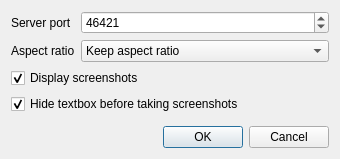
<?xml version="1.0" encoding="UTF-8"?>
<ui version="4.0">
 <class>OptionsWindow</class>
 <widget class="QDialog" name="OptionsWindow">
  <property name="geometry">
   <rect>
    <x>0</x>
    <y>0</y>
    <width>340</width>
    <height>150</height>
   </rect>
  </property>
  <property name="windowTitle">
   <string>Settings</string>
  </property>
  <property name="windowIcon">
   <iconset resource="../resources/resources.qrc">
    <normaloff>:/images/icon.ico</normaloff>:/images/icon.ico</iconset>
  </property>
  <layout class="QFormLayout" name="formLayout">
   <item row="0" column="0">
    <widget class="QLabel" name="labelPort">
     <property name="text">
      <string>Server port</string>
     </property>
    </widget>
   </item>
   <item row="0" column="1">
    <widget class="QSpinBox" name="spinPort">
     <property name="maximum">
      <number>99999</number>
     </property>
     <property name="value">
      <number>46421</number>
     </property>
    </widget>
   </item>
   <item row="1" column="0">
    <widget class="QLabel" name="labelAspectRatio">
     <property name="text">
      <string>Aspect ratio</string>
     </property>
    </widget>
   </item>
   <item row="1" column="1">
    <widget class="QComboBox" name="comboAspectRatio">
     <property name="currentIndex">
      <number>1</number>
     </property>
     <item>
      <property name="text">
       <string>Ignore aspect ratio</string>
      </property>
     </item>
     <item>
      <property name="text">
       <string>Keep aspect ratio</string>
      </property>
     </item>
     <item>
      <property name="text">
       <string>Keep aspect ratio by expanding</string>
      </property>
     </item>
    </widget>
   </item>
   <item row="2" column="0" colspan="2">
    <widget class="QCheckBox" name="checkScreenshots">
     <property name="text">
      <string>Display screenshots</string>
     </property>
     <property name="checked">
      <bool>true</bool>
     </property>
    </widget>
   </item>
   <item row="3" column="0" colspan="2">
    <widget class="QCheckBox" name="checkHideTextbox">
     <property name="text">
      <string>Hide textbox before taking screenshots</string>
     </property>
     <property name="checked">
      <bool>true</bool>
     </property>
    </widget>
   </item>
   <item row="4" column="0" colspan="2">
    <spacer name="verticalSpacer">
     <property name="orientation">
      <enum>Qt::Vertical</enum>
     </property>
     <property name="sizeType">
      <enum>QSizePolicy::Maximum</enum>
     </property>
     <property name="sizeHint" stdset="0">
      <size>
       <width>304</width>
       <height>10000</height>
      </size>
     </property>
    </spacer>
   </item>
   <item row="5" column="0" colspan="2">
    <widget class="QDialogButtonBox" name="buttonBox">
     <property name="orientation">
      <enum>Qt::Horizontal</enum>
     </property>
     <property name="standardButtons">
      <set>QDialogButtonBox::Cancel|QDialogButtonBox::Ok</set>
     </property>
    </widget>
   </item>
  </layout>
 </widget>
 <resources>
  <include location="../resources/resources.qrc"/>
 </resources>
 <connections>
  <connection>
   <sender>buttonBox</sender>
   <signal>accepted()</signal>
   <receiver>OptionsWindow</receiver>
   <slot>accept()</slot>
   <hints>
    <hint type="sourcelabel">
     <x>248</x>
     <y>254</y>
    </hint>
    <hint type="destinationlabel">
     <x>157</x>
     <y>274</y>
    </hint>
   </hints>
  </connection>
  <connection>
   <sender>buttonBox</sender>
   <signal>rejected()</signal>
   <receiver>OptionsWindow</receiver>
   <slot>reject()</slot>
   <hints>
    <hint type="sourcelabel">
     <x>316</x>
     <y>260</y>
    </hint>
    <hint type="destinationlabel">
     <x>286</x>
     <y>274</y>
    </hint>
   </hints>
  </connection>
 </connections>
</ui>
